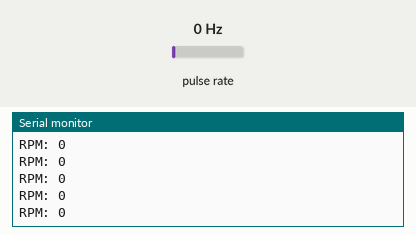
Recording of a sketch running on a simulated Arduino Uno, built with avr-gcc and run on an emulated ATmega328P. On the bench: the last lines printed to the serial monitor. Wiring (inferred from the names in the program): pulse sensor: data pin 2. The test bench sets the inputs (shaded band); at power-on: pulse rate 0 Hz.

Above: at 1.2 s.
1.3 s: pulse rate (sensor on pin 2) set to 4 Hz
At 1.61 s:
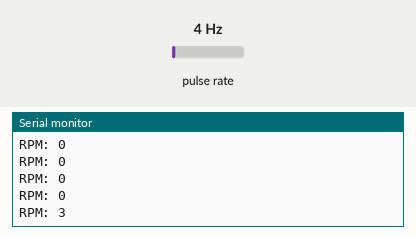
2.8 s: pulse rate (sensor on pin 2) set to 50 Hz
At 2.81 s:
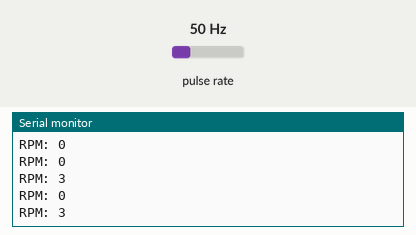
Timing chart, 0 to 5.8 s (numbered marks = the images above; inputs shaded):
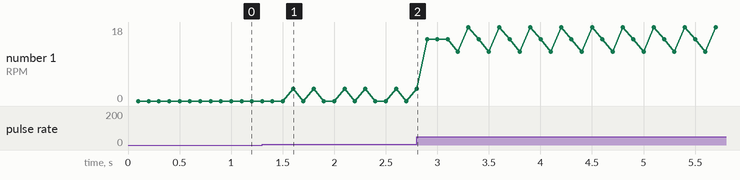

Measured:
- after the input at 1.3 s, the serial monitor: prints a new line after 0.30 s (image 1)
- plotted number 1: 0 → 15 after the input at 2.8 s

The sketch:

encoderCodeForthespeed.ino
```cpp
#define encoder 2

unsigned int rpm;
volatile byte pulses;
unsigned long TIME;
unsigned int pulse_per_turn = 20;
//depends on the number of slots on the slotted disc

void count(){
  // counting the number of pulses for calculation of rpm
  pulses++;
}
void setup(){
  //reset all to 0
  rpm = 0;
  pulses = 0;
  TIME = 0;

  Serial.begin(9600);
  pinMode(encoder, INPUT);// setting up encoder pin as input
  //triggering count function everytime the encoder turns from HIGH to LOW
  attachInterrupt(digitalPinToInterrupt(encoder), count, FALLING);
}

void loop(){
  if (millis() - TIME >= 100){ // updating every 0.1 second
    detachInterrupt(digitalPinToInterrupt(encoder)); // turn off trigger
    //calcuate for rpm
    rpm = (60 *100 / pulse_per_turn)/ (millis() - TIME) * pulses;

    TIME = millis();
    pulses = 0;
    //print output
    Serial.print("RPM: ");
    Serial.println(rpm);
    //trigger count function everytime the encoder turns from HIGH to LOW
    attachInterrupt(digitalPinToInterrupt(encoder), count, FALLING);

  }

}
```
